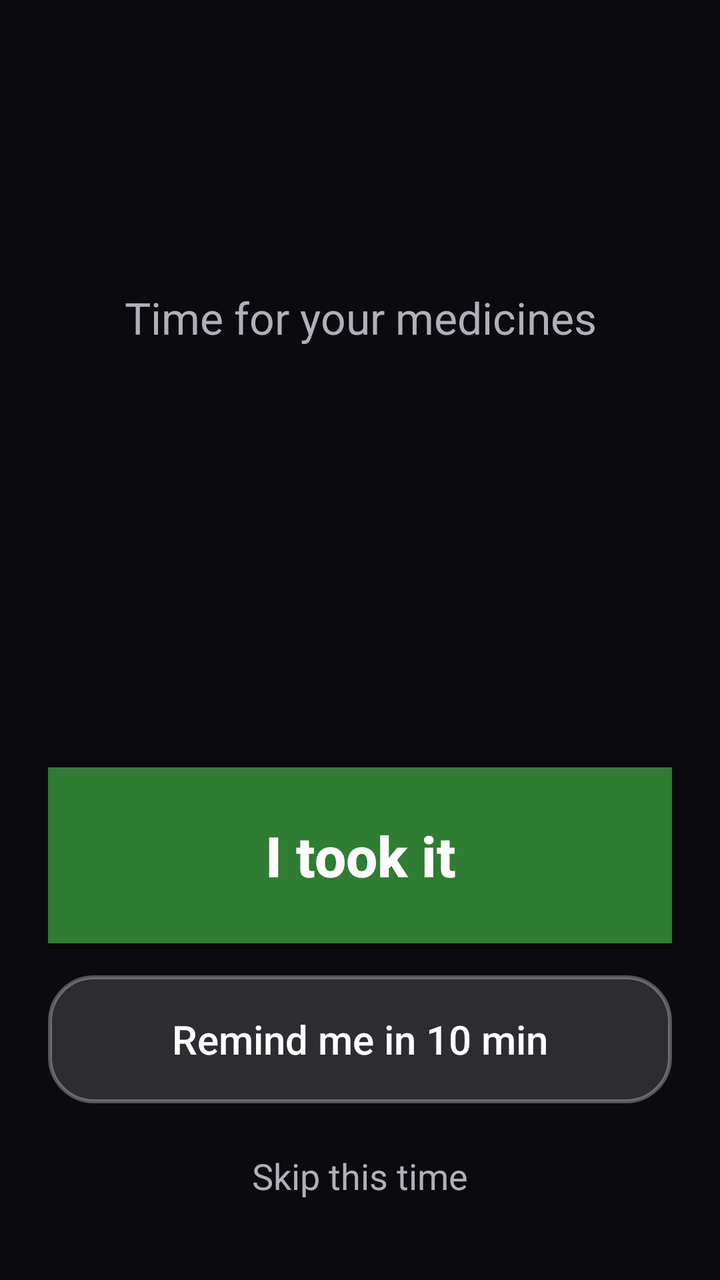
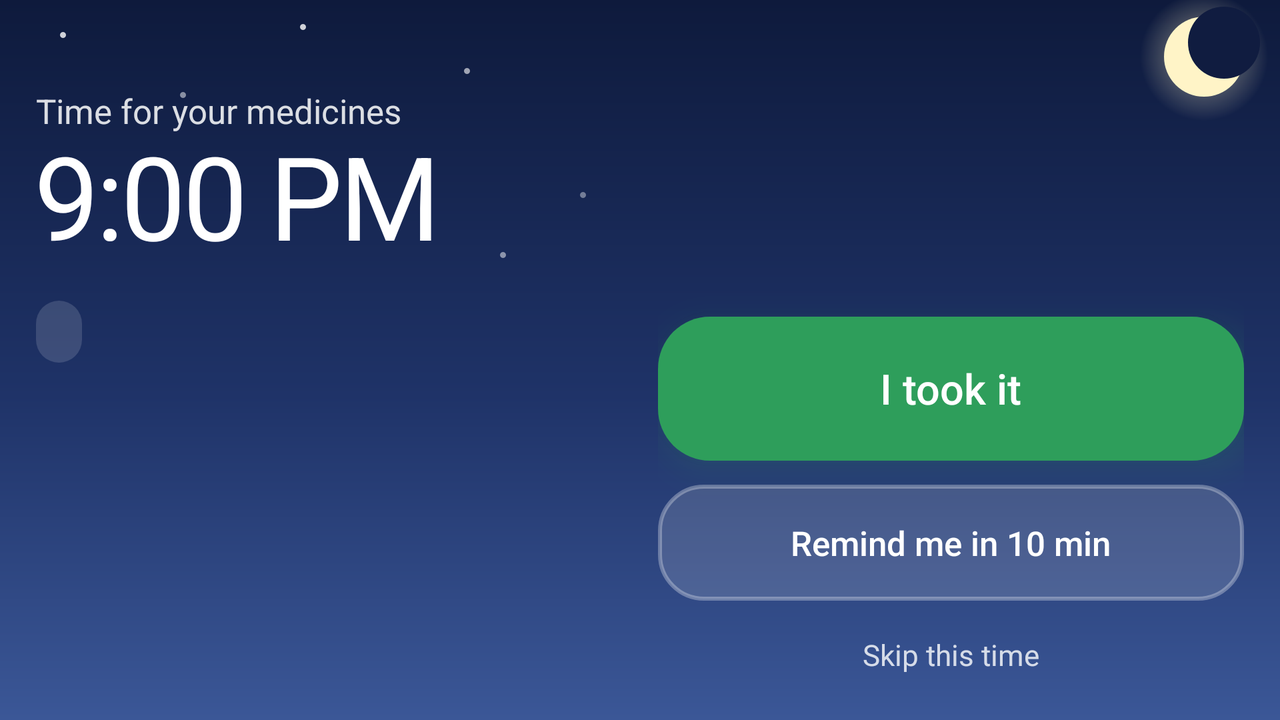

Two renders of one Android screen. The first uses the default layout on a phone; the second uses the alternative layout the repository ships for a different screen configuration, on a matching device. The two XML files are below.
<!-- AndroidManifest.xml: application theme AppTheme -->
<!-- res/layout/activity_ringing.xml -->
<?xml version="1.0" encoding="utf-8"?>
<LinearLayout xmlns:android="http://schemas.android.com/apk/res/android"
    android:layout_width="match_parent"
    android:layout_height="match_parent"
    android:background="#0B0B0F"
    android:orientation="vertical"
    android:padding="24dp">

    <TextView
        android:id="@+id/ringing_time"
        android:layout_width="wrap_content"
        android:layout_height="wrap_content"
        android:layout_gravity="center_horizontal"
        android:layout_marginTop="24dp"
        android:textColor="#FFFFFF"
        android:textSize="72dp" />

    <TextView
        android:layout_width="wrap_content"
        android:layout_height="wrap_content"
        android:layout_gravity="center_horizontal"
        android:gravity="center"
        android:text="@string/ringing_title"
        android:textColor="#B0B0B8"
        android:textSize="22dp" />

    
    <FrameLayout
        android:layout_width="match_parent"
        android:layout_height="0dp"
        android:layout_marginTop="24dp"
        android:layout_weight="1">

        <ScrollView
            android:layout_width="match_parent"
            android:layout_height="match_parent"
            android:fillViewport="true">

            <LinearLayout
                android:id="@+id/ringing_pills"
                android:layout_width="match_parent"
                android:layout_height="wrap_content"
                android:orientation="vertical" />
        </ScrollView>

        <ImageView
            android:id="@+id/ringing_photo_large"
            android:layout_width="match_parent"
            android:layout_height="match_parent"
            android:background="#0B0B0F"
            android:scaleType="fitCenter"
            android:visibility="gone" />
    </FrameLayout>

    <TextView
        android:id="@+id/ringing_sound"
        android:layout_width="wrap_content"
        android:layout_height="wrap_content"
        android:layout_gravity="center_horizontal"
        android:layout_marginVertical="16dp"
        android:gravity="center"
        android:textColor="#B0B0B8"
        android:textSize="18sp" />

    <Button
        android:id="@+id/ringing_taken"
        android:layout_width="match_parent"
        android:layout_height="wrap_content"
        android:minHeight="88dp"
        android:background="#2E7D32"
        android:text="@string/action_taken"
        android:textAllCaps="false"
        android:textColor="#FFFFFF"
        android:textSize="28sp"
        android:textStyle="bold" />

    <Button
        android:id="@+id/ringing_snooze"
        android:layout_width="match_parent"
        android:layout_height="wrap_content"
        android:layout_marginTop="16dp"
        android:minHeight="64dp"
        android:background="@drawable/ringing_snooze_bg"
        android:backgroundTint="@null"
        android:text="@string/action_snooze"
        android:textAllCaps="false"
        android:textColor="#FFFFFF"
        android:textSize="20sp" />

    <TextView
        android:id="@+id/ringing_skip"
        android:layout_width="wrap_content"
        android:layout_height="wrap_content"
        android:layout_gravity="center_horizontal"
        android:layout_marginTop="8dp"
        android:background="?android:attr/selectableItemBackground"
        android:padding="16dp"
        android:text="@string/action_skip"
        android:textColor="#B0B0B8"
        android:textSize="18sp" />
</LinearLayout>
<!-- resources referenced by this layout -->
<resources>
  <!-- drawable ringing_snooze_bg (drawable) -->
  <?xml version="1.0" encoding="utf-8"?>
  <ripple xmlns:android="http://schemas.android.com/apk/res/android" android:color="#33FFFFFF">
      <item>
          <shape android:shape="rectangle">
              <solid android:color="#24FFFFFF" />
              <stroke android:width="2dp" android:color="#4DFFFFFF" />
              <corners android:radius="22dp" />
          </shape>
      </item>
  </ripple>
  <string name="action_skip">Skip this time</string>
  <string name="action_snooze">Remind me in 10 min</string>
  <string name="action_taken">I took it</string>
  <string name="ringing_title">Time for your medicines</string>
  <style name="AppTheme" parent="Theme.AppCompat.DayNight.NoActionBar">
          
          <item name="android:editTextBackground">@drawable/rn_edit_text_material</item>
      </style>
</resources>
<!-- res/layout-land/activity_ringing.xml (the repository's variant of the layout above) -->
<!-- drawn on the phone turned sideways -->
<?xml version="1.0" encoding="utf-8"?>
<FrameLayout xmlns:android="http://schemas.android.com/apk/res/android"
    android:id="@+id/ringing_sky"
    android:layout_width="match_parent"
    android:layout_height="match_parent"
    android:background="@drawable/ringing_sky_night"
    android:clipToPadding="false"
    android:fitsSystemWindows="true">

    <include layout="@layout/ringing_sky_marks" />

    <LinearLayout
        android:layout_width="match_parent"
        android:layout_height="match_parent"
        android:orientation="horizontal"
        android:paddingStart="18dp"
        android:paddingEnd="18dp"
        android:paddingBottom="8dp">

        <include
            layout="@layout/ringing_dose"
            android:layout_width="0dp"
            android:layout_height="match_parent"
            android:layout_weight="1" />

        <ScrollView
            android:layout_width="0dp"
            android:layout_height="match_parent"
            android:layout_marginStart="18dp"
            android:layout_weight="1"
            android:fillViewport="true">

            <include layout="@layout/ringing_buttons" />
        </ScrollView>
    </LinearLayout>
</FrameLayout>
<!-- res/layout/ringing_sky_marks.xml (included above) -->
<?xml version="1.0" encoding="utf-8"?>
<merge xmlns:android="http://schemas.android.com/apk/res/android">

    
    <View
        android:id="@+id/ringing_sun"
        android:layout_width="116dp"
        android:layout_height="116dp"
        android:layout_gravity="top|end"
        android:layout_marginTop="-22dp"
        android:layout_marginEnd="-40dp"
        android:background="@drawable/ringing_sun"
        android:visibility="gone" />

    
    <FrameLayout
        android:id="@+id/ringing_night"
        android:layout_width="match_parent"
        android:layout_height="wrap_content">

        <View
            android:layout_width="3dp"
            android:layout_height="3dp"
            android:layout_marginStart="30dp"
            android:layout_marginTop="16dp"
            android:alpha="0.8"
            android:background="@drawable/ringing_star" />

        <View
            android:layout_width="3dp"
            android:layout_height="3dp"
            android:layout_marginStart="90dp"
            android:layout_marginTop="46dp"
            android:alpha="0.5"
            android:background="@drawable/ringing_star" />

        <View
            android:layout_width="3dp"
            android:layout_height="3dp"
            android:layout_marginStart="150dp"
            android:layout_marginTop="12dp"
            android:alpha="0.8"
            android:background="@drawable/ringing_star" />

        <View
            android:layout_width="3dp"
            android:layout_height="3dp"
            android:layout_marginStart="232dp"
            android:layout_marginTop="34dp"
            android:alpha="0.6"
            android:background="@drawable/ringing_star" />

        <View
            android:layout_width="3dp"
            android:layout_height="3dp"
            android:layout_marginStart="290dp"
            android:layout_marginTop="96dp"
            android:alpha="0.4"
            android:background="@drawable/ringing_star" />

        <View
            android:layout_width="3dp"
            android:layout_height="3dp"
            android:layout_marginStart="250dp"
            android:layout_marginTop="126dp"
            android:alpha="0.5"
            android:background="@drawable/ringing_star" />

        <View
            android:layout_width="64dp"
            android:layout_height="64dp"
            android:layout_gravity="top|end"
            android:layout_marginTop="-4dp"
            android:layout_marginEnd="6dp"
            android:background="@drawable/ringing_moon" />
    </FrameLayout>
</merge>
<!-- res/layout/ringing_dose.xml (included above) -->
<?xml version="1.0" encoding="utf-8"?>
<FrameLayout xmlns:android="http://schemas.android.com/apk/res/android"
    xmlns:tools="http://schemas.android.com/tools"
    android:layout_width="match_parent"
    android:layout_height="match_parent">

    <ScrollView
        android:layout_width="match_parent"
        android:layout_height="match_parent"
        android:fillViewport="true">

        <LinearLayout
            android:layout_width="match_parent"
            android:layout_height="wrap_content"
            android:orientation="vertical"
            android:paddingTop="20dp">

            <TextView
                android:id="@+id/ringing_title"
                android:layout_width="wrap_content"
                android:layout_height="wrap_content"
                android:layout_marginTop="24dp"
                android:layout_marginEnd="56dp"
                android:text="@string/ringing_title"
                android:textColor="#D9FFFFFF"
                android:textSize="17dp" />

            <TextView
                android:id="@+id/ringing_time"
                android:layout_width="wrap_content"
                android:layout_height="wrap_content"
                android:includeFontPadding="false"
                android:letterSpacing="-0.03"
                android:textColor="#FFFFFF"
                android:textSize="58dp"
                tools:text="9:00 PM" />

            <LinearLayout
                android:id="@+id/ringing_pills"
                android:layout_width="match_parent"
                android:layout_height="wrap_content"
                android:layout_marginTop="14dp"
                android:orientation="vertical" />

            <TextView
                android:id="@+id/ringing_sound"
                android:layout_width="wrap_content"
                android:layout_height="wrap_content"
                android:layout_marginTop="2dp"
                android:background="@drawable/ringing_chip"
                android:paddingStart="10dp"
                android:paddingTop="6dp"
                android:paddingEnd="13dp"
                android:paddingBottom="6dp"
                android:textColor="#FFFFFF"
                android:textSize="14sp" />
        </LinearLayout>
    </ScrollView>

    <ImageView
        android:id="@+id/ringing_photo_large"
        android:layout_width="match_parent"
        android:layout_height="match_parent"
        android:layout_marginTop="20dp"
        android:background="@drawable/ringing_card"
        android:padding="10dp"
        android:scaleType="fitCenter"
        android:visibility="gone" />
</FrameLayout>
<!-- res/layout/ringing_buttons.xml (included above) -->
<?xml version="1.0" encoding="utf-8"?>
<LinearLayout xmlns:android="http://schemas.android.com/apk/res/android"
    xmlns:tools="http://schemas.android.com/tools"
    android:layout_width="match_parent"
    android:layout_height="wrap_content"
    android:gravity="bottom"
    android:orientation="vertical">

    <Button
        android:id="@+id/ringing_taken"
        android:layout_width="match_parent"
        android:layout_height="wrap_content"
        android:layout_marginTop="12dp"
        android:background="@drawable/ringing_take_bg"
        android:backgroundTint="@null"
        android:elevation="10dp"
        android:minHeight="72dp"
        android:outlineAmbientShadowColor="#2E9E5B"
        android:outlineSpotShadowColor="#2E9E5B"
        android:paddingTop="14dp"
        android:paddingBottom="14dp"
        android:stateListAnimator="@null"
        android:text="@string/action_taken"
        android:textAllCaps="false"
        android:textColor="#FFFFFF"
        android:textSize="21sp"
        tools:targetApi="p" />

    <Button
        android:id="@+id/ringing_snooze"
        android:layout_width="match_parent"
        android:layout_height="wrap_content"
        android:layout_marginTop="12dp"
        android:background="@drawable/ringing_snooze_bg"
        android:backgroundTint="@null"
        android:minHeight="58dp"
        android:paddingTop="10dp"
        android:paddingBottom="10dp"
        android:stateListAnimator="@null"
        android:text="@string/action_snooze"
        android:textAllCaps="false"
        android:textColor="#FFFFFF"
        android:textSize="17sp" />

    <TextView
        android:id="@+id/ringing_skip"
        android:layout_width="wrap_content"
        android:layout_height="wrap_content"
        android:layout_gravity="center_horizontal"
        android:layout_marginTop="2dp"
        android:background="?android:attr/selectableItemBackground"
        android:gravity="center"
        android:padding="15dp"
        android:text="@string/action_skip"
        android:textColor="#CCFFFFFF"
        android:textSize="14.5sp" />
</LinearLayout>
<!-- resources referenced by the variant -->
<!-- as the phone turned sideways resolves them -->
<resources>
  <!-- drawable ringing_card (drawable) -->
  <?xml version="1.0" encoding="utf-8"?>
  <shape xmlns:android="http://schemas.android.com/apk/res/android" android:shape="rectangle">
      <solid android:color="#FFFFFF" />
      <corners android:radius="22dp" />
  </shape>
  <!-- drawable ringing_chip (drawable) -->
  <?xml version="1.0" encoding="utf-8"?>
  <shape xmlns:android="http://schemas.android.com/apk/res/android" android:shape="rectangle">
      <solid android:color="#24FFFFFF" />
      <corners android:radius="999dp" />
  </shape>
  <!-- drawable ringing_moon (drawable) -->
  <?xml version="1.0" encoding="utf-8"?>
  <layer-list xmlns:android="http://schemas.android.com/apk/res/android">
      <item>
          <shape android:shape="oval">
              <gradient
                  android:endColor="#00FFF4C7"
                  android:gradientRadius="50%"
                  android:startColor="#8CFFF4C7"
                  android:type="radial" />
          </shape>
      </item>
      <item android:bottom="12dp" android:left="12dp" android:right="12dp" android:top="12dp">
          <shape android:shape="oval">
              <solid android:color="#FFF4C7" />
          </shape>
      </item>
      <item android:bottom="21dp" android:left="24dp" android:right="4dp" android:top="7dp">
          <shape android:shape="oval">
              <solid android:color="#101C40" />
          </shape>
      </item>
  </layer-list>
  <!-- drawable ringing_sky_night (drawable) -->
  <?xml version="1.0" encoding="utf-8"?>
  <shape xmlns:android="http://schemas.android.com/apk/res/android" android:shape="rectangle">
      <gradient
          android:angle="270"
          android:centerY="0.55"
          android:startColor="#0E1A3C"
          android:centerColor="#1F3368"
          android:endColor="#3B5797" />
  </shape>
  <!-- drawable ringing_snooze_bg (drawable) -->
  <?xml version="1.0" encoding="utf-8"?>
  <ripple xmlns:android="http://schemas.android.com/apk/res/android" android:color="#33FFFFFF">
      <item>
          <shape android:shape="rectangle">
              <solid android:color="#24FFFFFF" />
              <stroke android:width="2dp" android:color="#4DFFFFFF" />
              <corners android:radius="22dp" />
          </shape>
      </item>
  </ripple>
  <!-- drawable ringing_star (drawable) -->
  <?xml version="1.0" encoding="utf-8"?>
  <shape xmlns:android="http://schemas.android.com/apk/res/android" android:shape="oval">
      <solid android:color="#FFFFFF" />
  </shape>
  <!-- drawable ringing_take_bg (drawable) -->
  <?xml version="1.0" encoding="utf-8"?>
  <ripple xmlns:android="http://schemas.android.com/apk/res/android" android:color="#33FFFFFF">
      <item>
          <shape android:shape="rectangle">
              <solid android:color="#2E9E5B" />
              <corners android:radius="26dp" />
          </shape>
      </item>
  </ripple>
  <string name="action_skip">Skip this time</string>
  <string name="action_snooze">Remind me in 10 min</string>
  <string name="action_taken">I took it</string>
  <string name="ringing_title">Time for your medicines</string>
  <style name="AppTheme" parent="Theme.AppCompat.DayNight.NoActionBar">
          
          <item name="android:editTextBackground">@drawable/rn_edit_text_material</item>
      </style>
  <!-- some entries are left out for length -->
</resources>
